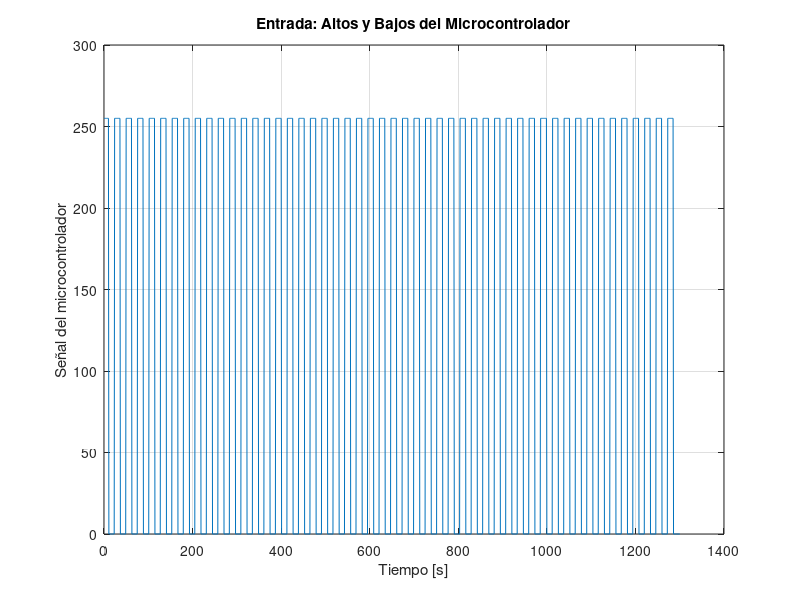
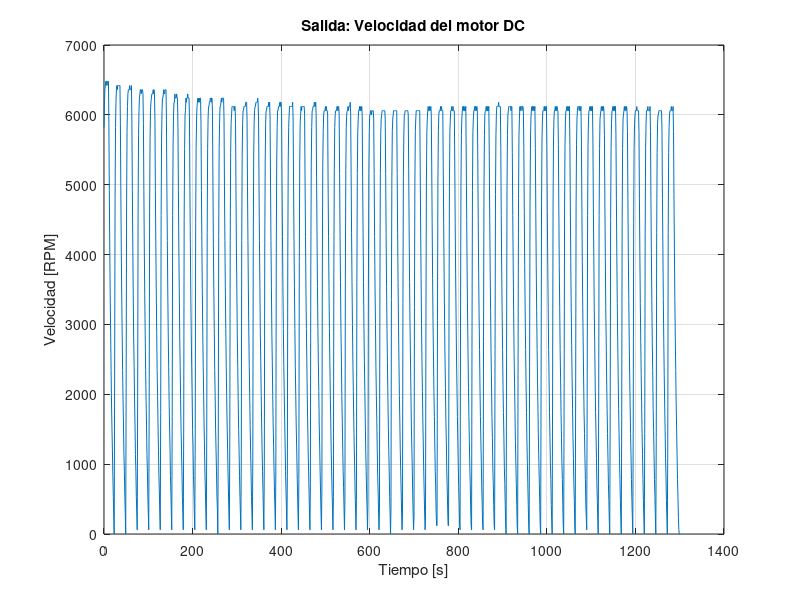
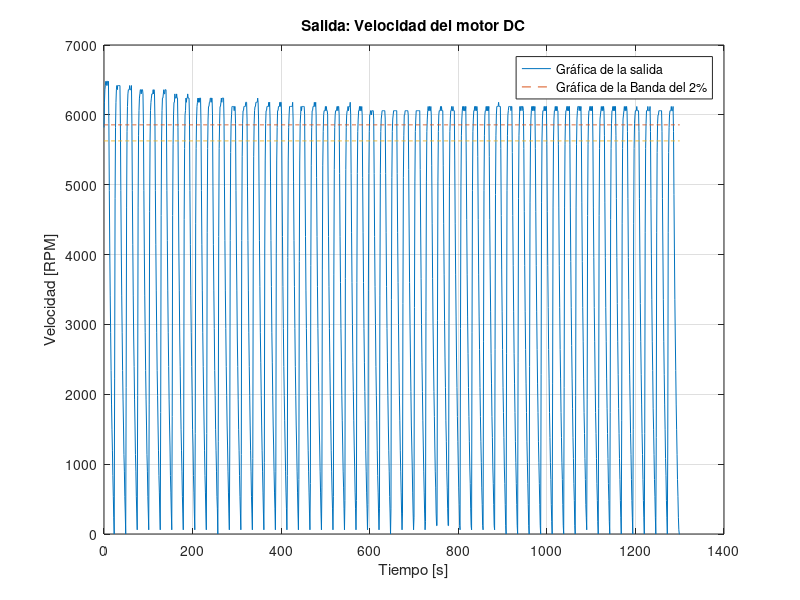
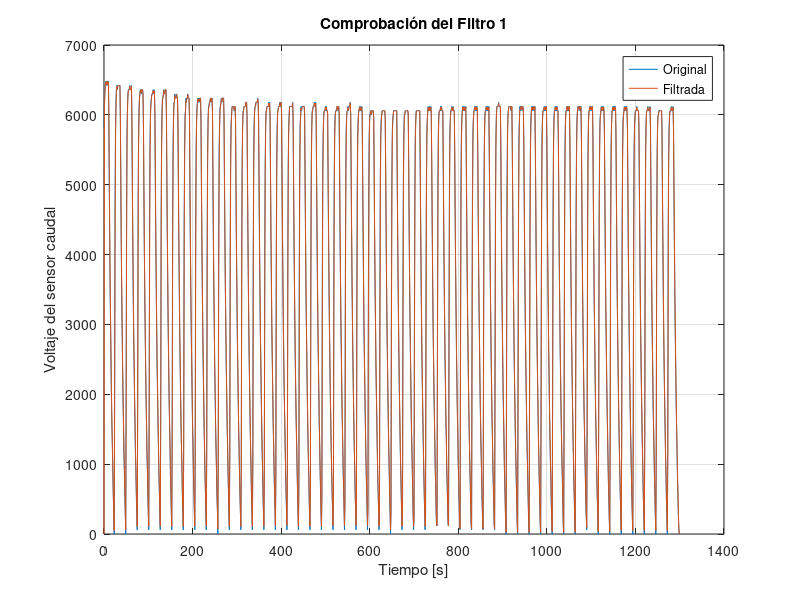

These figures' MATLAB source, in order: (Note: this script raises an error after producing the figures.)
%   ****************************** TSC-Lab *******************************
%   ***************************** PRACTICE 15 *****************************
%   This practice is about DC motor system identification
%   By: Ulbio Alejandro
%   Reviewed: Víctor Asanza
%   More information: https://tsc-lab.blogspot.com/
%   More examples: https://github.com/vasanza/TSC-Lab
%   Dataset: http://ieee-dataport.org/4138

%% Práctica Identificación de Sistemas
clc
clear all
close all
Datos=load('OpenLoopMotor.csv'); %Cargar los datos del excel y guardarlos en la variable
OUT=Datos(:,1); %Salida del Sistema
IN=Datos(:,2); %Entrada del Sistema (Verificar que este valor este entre 0 y 255, caso contrario *255)
Time=(0:1:length(Datos)-1)'; %Vector de tiempo
%% Gráfica de los datos
figure(1)
plot(Time,IN); %Se grafica la entrada del sistema
title('Entrada: Altos y Bajos del Microcontrolador')
ylabel('Señal del microcontrolador')
xlabel('Tiempo [s]')
grid on

figure(2)
plot(Time,OUT); %Se grafica la salida del sistema
title('Salida: Velocidad del motor DC')
ylabel('Velocidad [RPM]')
xlabel('Tiempo [s]')
grid on

%% Aplicación del Filtro en la señal
Yop=0; %Punto de operación según la gráfica
%Tomando los puntos de operación, se realiza un promedio, donde se obtiene
Yss=(5820+5820+5760+5760+5820+5760+5760+5700+5700+5700+5760+5700+5700+5700+5760+5700+5700)/17
Ts=1 %Tiempo de muestreo que es el paso de todo el vector de tiempo
%Tarr=119.9 %Tiempo de arranque del sistema (produce la variación)
%Cálculo de la banda del 2%
banda=0.02*(Yss-Yop); %Se obtiene  el 2% de la variación de Yss-Yop
band=banda*ones(length(Time),1); %Un vector continuo con dimensión t de banda
figure(3)
plot(Time,OUT); %Se grafica la salida del sistema
title('Salida: Velocidad del motor DC')
ylabel('Velocidad [RPM]')
xlabel('Tiempo [s]')
grid on
hold on
plot(Time,[band+Yss Yss-band],'--') %Grafica la banda del 2%
legend('Gráfica de la salida','Gráfica de la Banda del 2%') %Identificación de las gráficas
Tss=4; %Parámetro obtenido de la gráfica

%% Estimación de polo o polos dominantes del sistema
tau=Tss/4 %La constante de tiempo es estimada a partir del Tiempo de estabilización
p=1/tau   %polo dominante, Se lo estima a través de los índices de desempeño.

%% Creación y prueba de filtros
%Filtro 1
pf1=5*p; %Condición de 5 veces el polo dominante, valor mínimo para 
%considerar que existe dominancia

F1=tf(pf1,[1 pf1])       %Función de transferencia de filtro de primer orden;
                       %debe variar el valor de pf de acuerdo al criterio 
                       %de dominancia y al valor del polo dominante del 
                       %sistema. Simule el filtro y repita este
                       %procedimiento al menos 3 veces verificando que se
                       %mantenga la dinámica de la señal filtrada.
%Filtro 2
pf2=25*p; %Condición de 25 veeces el polo dominante                       
F2=tf(pf2,[1 pf2]) %Función de transferencia del filtro 2

%Filtro 3
pf3=35*p; %Condición de 35 veces el polo dominante
F3=tf(pf3,[1 pf3]) %Función de transferencia del filtro 3
                                            
%Comprobación de Filtro 1
outf1=lsim(F1,OUT,Time); %El comando lsim() permite simular el sistema 
%del filtro 1, el OUT corresponde a la entrada de ese filtro que es la
%salida de la planta en estudio y por supuesto el tiempo que vamos a simular
figure(4)
plot(Time,[OUT outf1]) %Gráfica de la señal original de salida de la planta con el filtro
grid on %Enciende la cuadrícula
legend('Original','Filtrada') %Identifica las señales
title('Comprobación del Filtro 1') 
xlabel('Tiempo [s]') 
ylabel('Voltaje del sensor caudal')
%% Identificación de sistemas
systemIdentification %Se llama un comando de matlab importante para la identificación

%% Función de Transferencia obtenida (Metodo 1 y 2)
FT=zpk(-0.06005,[-0.7829 -0.0417],3746.6) %Función de transferencia obtenida con el 74.87% ajuste

%% Función de Transferencia obtenida (Metodo 3)
G=tf(d2c(bj20120));%<---Modelo con mejor FIT
num=cell2mat(G.numerator);
den=cell2mat(G.denominator);
FTmotor=tf(num,den)

Time=(0:1:length(IN)-1)'; %Vector de tiempo
y = lsim(G,IN,Time); % system response
figure(1)
plot(y);
hold on;
plot(IN);
plot(OUT);
legend('Estimate','Input','Output');

%%
pidtune(G,'PID',1)

